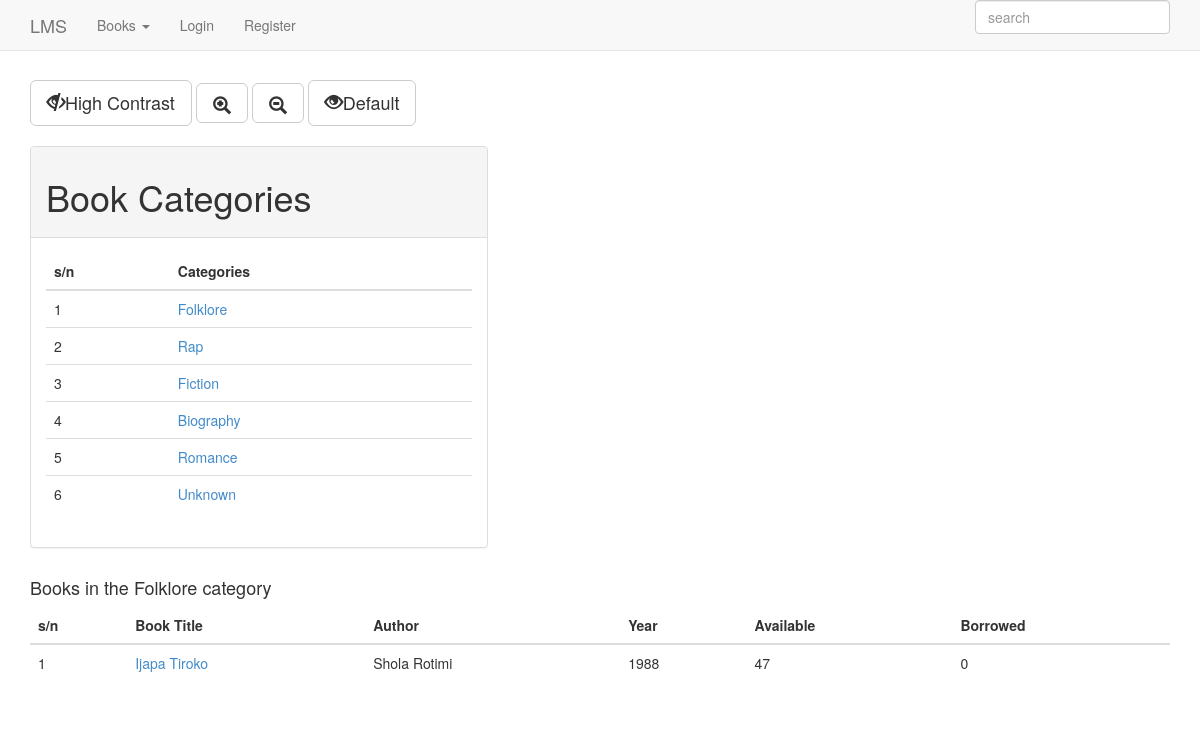
The app's page /pages/cats.php?cat=Folklore with its own data.
### tables this page shows
CREATE TABLE IF NOT EXISTS `book` (
  `id` int(11) NOT NULL AUTO_INCREMENT,
  `isbn` int(10) NOT NULL,
  `title` varchar(100) NOT NULL,
  `author` varchar(100) NOT NULL,
  `year` year(4) NOT NULL,
  `status` tinyint(1) DEFAULT NULL,
  `quantity` int(100) DEFAULT NULL,
  `borrowed` int(100) NOT NULL,
  `remaining` int(100) NOT NULL,
  `category` varchar(30) NOT NULL,
  `type` varchar(30) NOT NULL,
  `borrowCount` int(10) NOT NULL,
  `timeAdded` timestamp NULL DEFAULT NULL,
  `increaseTime` timestamp NOT NULL DEFAULT '0000-00-00 00:00:00',
  `addedBy` int(11) NOT NULL,
  PRIMARY KEY (`id`),
  UNIQUE KEY `isbn` (`isbn`)
);

### scripts/cats.php (called while the page is built, shortened)
<?php
    $books = Book::filter('Book',"ALL");
    $categories = array();
    foreach($books as $book){
        if(in_array($book->category, $categories)){
            continue;
        }else{
            $categories[] = $book->category;
        }
    }
    if(isset($_GET['cat'])){
        $categ = $_GET['cat'];
        $categoryBooks = Book::filter("Book", array("category"=>$categ));
    }
?>

### config.php (called while the page is built, shortened)
<?php
    $dbname="library";
    $dbhost="localhost";
    $dbuser="library";
    $dbpass="library";
?>

### classes/DataModel.php (called while the page is built, shortened)
<?php include_once '../helper/functions.php'; ?>
<?php
    abstract class DataModel {
        private static $db;
        public static function connectDB(){
            include '../config.php';
            self::$db =  new mysqli("$dbhost", "$dbuser", "$dbpass", "$dbname");
            return self::$db;
        }
        public static function filter($table, $fields){
            $queryType = "filter";
            include '../helper/retrieve_data.php';
            return $querySet;
        }
    }
?>

### helper/retrieve_data.php (called while the page is built, shortened)
<?php
    $query = "";
    if ($queryType == "filter" && $fields == "ALL") {
        $query = "SELECT * FROM {$table}";
        $result = self::$db->query($query);
    }elseif($queryType=="get" || $queryType=="filter" || $queryType=="xfilter"){
        self::$filters = [];
        foreach($fields as $key => $value){
            if (property_exists($table, $key)){
                self::$filters[$key] = $value;
            }
        }
        $first_clause_value = reset(self::$filters);
        $first_clause_key = key(self::$filters);
        unset(self::$filters[$first_clause_key]);
        if ($first_clause_key && !is_null($first_clause_value)){
            $query = "SELECT * FROM {$table} ";
            $query .= "WHERE {$first_clause_key} = ";
            $query .= "'";
            $query .= "{$first_clause_value}";
            $query .= "'";
        }
        $result = self::$db->query($query);
    }
    if ($queryType == "filter" or $queryType == "xfilter") {
        $querySet = array();
        while($dataobj = $result->fetch_object()) {
            $dataobj = objToObj($dataobj, $table);
            $querySet[] = $dataobj;
        }
    } else {
    }
?>

### helper/functions.php (called while the page is built, shortened)
<?php
    function objToObj($instance, $endClass){
        return unserialize(sprintf(
            'O:%d:"%s"%s',
            strlen($endClass),
            $endClass,
            strstr(strstr(serialize($instance), '"'), ':')
        ));
    }
?>

### pages/cats.php (the view, shortened to what this page needs)
<?php
    include_once "../scripts/cats.php";
    if(!isset($content)){
        $content = "";
    }
    $content .= "
            <div class='row'>
                <div class='col-sm-5'>
                    <div class='panel panel-default'>
                        <div class='panel-heading'>
                            <h1>Book Categories</h1>
                        </div>
                        <div class='panel-body'> ";
    $content .= "
        <table class='table table-hover'>
            <thead>
                <th>s/n</th>
                <th>Categories</th>
            </thead>
    ";
    $sn = 1;
    $dl = 0;
    foreach ($categories as $category){
        if($dl == 0){
            $content .= "<tr class='light'>";
            $dl = 1;
        }else{
            $content .= "<tr class='dark'>";
            $dl = 0;
        }
        $content .= "   <td>{$sn}</td>";
        $content .= "   <td><a href='cats.php?cat={$category}'>{$category}</a></td>";
        $content .= "</tr>";
        $sn++;
    }
    $content .= "</table>";
    $content .= "
                        </div>
                    </div>
                </div>
            </div>";
    if(isset($categ) && !is_null($categ)){
        $content .= "<h4>Books in the {$categ} category</h4>";
        $sn = 1;
        if (isset($categoryBooks)) {
            $booksTable = "<table class='table table-hover'>";
            $booksTable.= "     <thead>";
            $booksTable.= "         <th>s/n</th>";
            $booksTable.= "         <th>Book Title</th>";
            $booksTable.= "         <th>Author</th>";
            $booksTable.= "         <th>Year</th>";
            $booksTable.= "         <th>Available</th>";
            $booksTable.= "         <th>Borrowed</th>";
            $booksTable.= "     </thead>";
            $dl = 0;
            foreach($categoryBooks as $book) {
                if($dl == 0){
                    $booksTable .= "<tr class='light'>";
                    $dl = 1;
                }else{
                    $booksTable .= "<tr class='dark'>";
                    $dl = 0;
                };
                $booksTable.= "         <td>{$sn}</td>";
                $booksTable.= "         <td><a href='book.php?id={$book->id}'>{$book->title}</a></td>";
                $booksTable.= "         <td>{$book->author}</td>";
                $booksTable.= "         <td>{$book->year}</td>";
                $booksTable.= "         <td>{$book->remaining}</td>";
                $booksTable.= "         <td>{$book->borrowed}</td>";
                $booksTable.= "     </tr>";
                $sn++;
            }
            $booksTable.= "     </table>";
        }
    }
    include_once "includes/template.php";
?>

### pages/includes/lms.css (style rules this page uses)
body { padding-top: 80px; padding-bottom: 30px; }

### records on screen
book: title "Ijapa Tiroko", author "Shola Rotimi", year "1988", remaining "47", borrowed "0"

### other values on screen
$category "Folklore"
$category "Rap"
$category "Fiction"
$category "Biography"
$category "Romance"
$category "Unknown"
$categ "Folklore"
